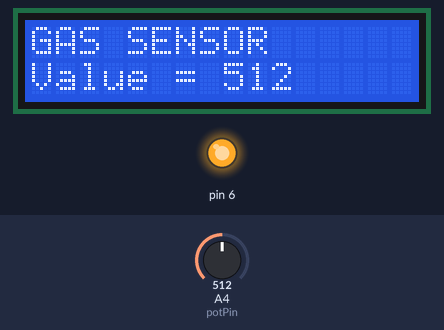
Recording of a sketch running on a simulated Arduino Uno, built with avr-gcc and run on an emulated ATmega328P. On the bench: 16×2 character LCD, output pins drawn as LEDs (lit = HIGH). The inputs (shaded band) are chosen by the test bench; at power-on: A4 (potPin) = 512.

Above: at 1.2 s.
1.3 s: A4 (potPin) set to 716
At 2.7 s:
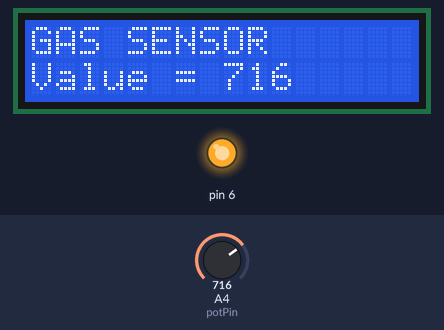
4.0 s: A4 (potPin) set to 900
At 4.3 s:
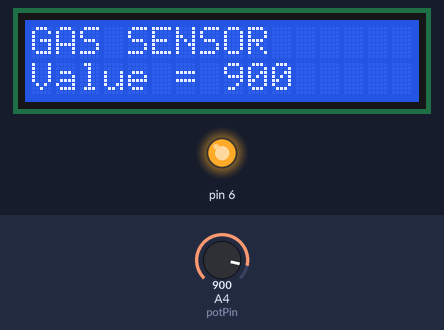
6.7 s: A4 (potPin) set to 1023
At 8.8 s:
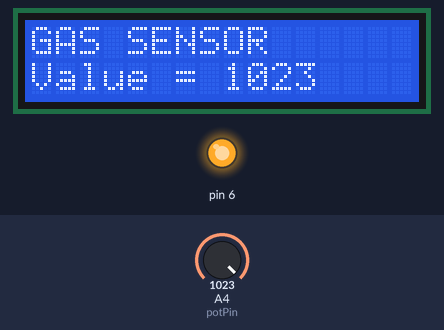
Timing chart, 0 to 10.3 s (numbered marks = the images above; inputs shaded):
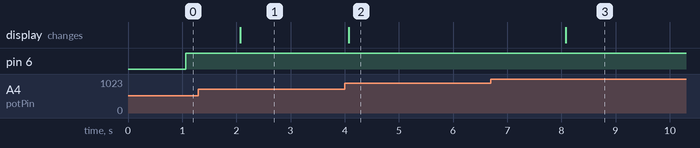

Measured:
- after the input at 1.3 s, the display: changes after 0.77 s (image 1)
- after the input at 4.0 s, the display: changes after 0.07 s (image 2)
- after the input at 6.7 s, the display: changes after 1.4 s (image 3)

The sketch:

Code.ino
```cpp
#include <LiquidCrystal.h>
LiquidCrystal lcd(7, 8, 9, 10, 11, 12);
int potPin = A4;
int potValue = 0;
int buzzer = 6;
void setup() {
    lcd.begin(16, 2); // lcd rows and columns
    lcd.print("GAS SENSOR");
    pinMode(6, OUTPUT);
}
void loop() {
    potValue = analogRead(potPin);
    lcd.setCursor(0, 1);
    lcd.print("Value = ");
    lcd.print(potValue);
    delay(1000);
    lcd.print(" ");
    delay(1);
if (potValue>15)
{
    digitalWrite(6,HIGH);
    delay(1000);
  }
}
```
